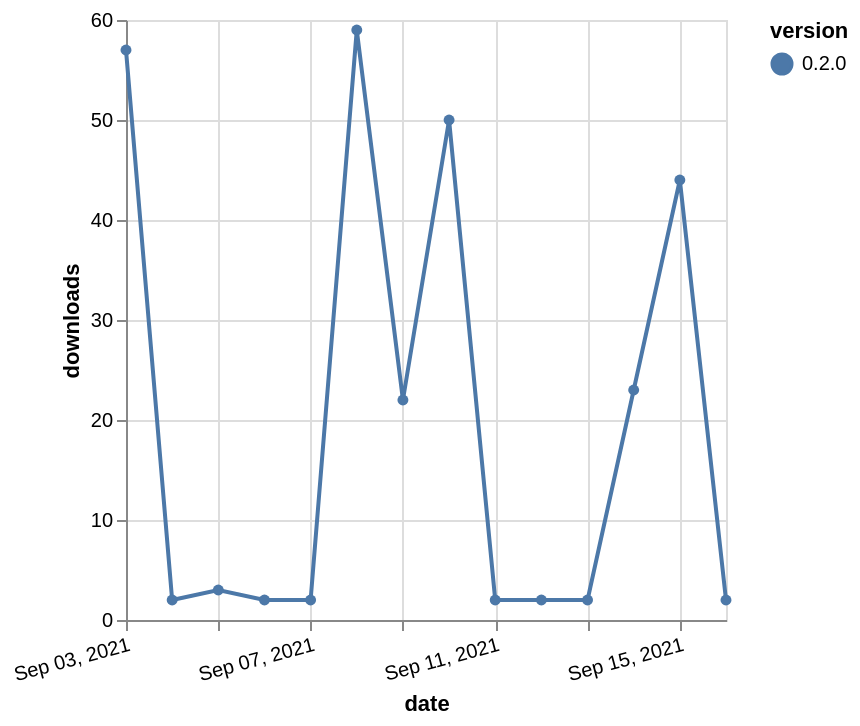

This figure's Vega-Lite source:
### Vega-Lite specification from a JSON file in a GitHub repository (floating-point values rounded to 4 significant figures)
{"$schema": "https://vega.github.io/schema/vega-lite/v5.json", "description": "A simple bar chart with embedded data.", "data": {"values": [{"date": "2021-09-03", "total": 42170, "delta": 57, "version": "0.2.0"}, {"date": "2021-09-04", "total": 42172, "delta": 2, "version": "0.2.0"}, {"date": "2021-09-05", "total": 42175, "delta": 3, "version": "0.2.0"}, {"date": "2021-09-06", "total": 42177, "delta": 2, "version": "0.2.0"}, {"date": "2021-09-07", "total": 42179, "delta": 2, "version": "0.2.0"}, {"date": "2021-09-08", "total": 42238, "delta": 59, "version": "0.2.0"}, {"date": "2021-09-09", "total": 42260, "delta": 22, "version": "0.2.0"}, {"date": "2021-09-10", "total": 42310, "delta": 50, "version": "0.2.0"}, {"date": "2021-09-11", "total": 42312, "delta": 2, "version": "0.2.0"}, {"date": "2021-09-12", "total": 42314, "delta": 2, "version": "0.2.0"}, {"date": "2021-09-13", "total": 42316, "delta": 2, "version": "0.2.0"}, {"date": "2021-09-14", "total": 42339, "delta": 23, "version": "0.2.0"}, {"date": "2021-09-15", "total": 42383, "delta": 44, "version": "0.2.0"}, {"date": "2021-09-16", "total": 42385, "delta": 2, "version": "0.2.0"}]}, "width": "container", "mark": {"type": "line", "point": {"filled": true}}, "encoding": {"x": {"field": "date", "type": "temporal", "timeUnit": "yearmonthdate", "title": "date", "axis": {"labelAngle": -15}}, "y": {"field": "delta", "type": "quantitative", "title": "downloads"}, "color": {"field": "version", "type": "nominal"}, "tooltip": {"field": "delta"}}}
